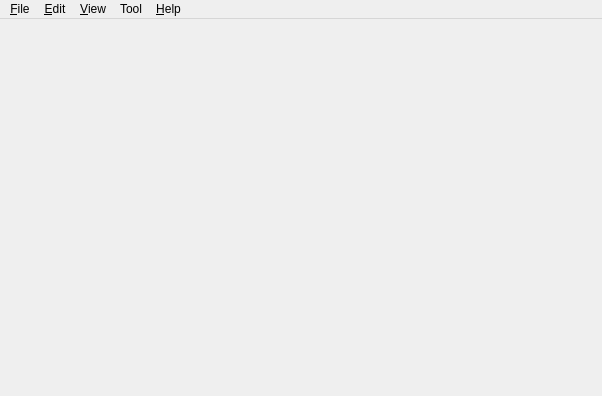
<?xml version="1.0" encoding="UTF-8"?>
<ui version="4.0">
 <class>QtGuiderClass</class>
 <widget class="QMainWindow" name="QtGuiderClass">
  <property name="geometry">
   <rect>
    <x>0</x>
    <y>0</y>
    <width>602</width>
    <height>396</height>
   </rect>
  </property>
  <property name="windowTitle">
   <string>QtGuider</string>
  </property>
  <widget class="QMenuBar" name="menuBar">
   <property name="geometry">
    <rect>
     <x>0</x>
     <y>0</y>
     <width>602</width>
     <height>23</height>
    </rect>
   </property>
   <widget class="QMenu" name="menuFile">
    <property name="title">
     <string>&amp;File</string>
    </property>
    <addaction name="actionFile_N"/>
    <addaction name="separator"/>
   </widget>
   <widget class="QMenu" name="menuEdit">
    <property name="title">
     <string>&amp;Edit</string>
    </property>
    <addaction name="actionEdit_Undo"/>
    <addaction name="actionEdit_Redo"/>
   </widget>
   <widget class="QMenu" name="menuHelp">
    <property name="title">
     <string>&amp;Help</string>
    </property>
    <addaction name="actionHelp_About"/>
   </widget>
   <widget class="QMenu" name="menuView">
    <property name="title">
     <string>&amp;View</string>
    </property>
    <addaction name="actionView_N"/>
    <addaction name="separator"/>
   </widget>
   <widget class="QMenu" name="menuTool">
    <property name="title">
     <string>Tool</string>
    </property>
    <addaction name="actionTool_N"/>
    <addaction name="separator"/>
   </widget>
   <addaction name="menuFile"/>
   <addaction name="menuEdit"/>
   <addaction name="menuView"/>
   <addaction name="menuTool"/>
   <addaction name="menuHelp"/>
  </widget>
  <action name="action_Open">
   <property name="text">
    <string>&amp;Open</string>
   </property>
   <property name="shortcut">
    <string>Ctrl+O</string>
   </property>
  </action>
  <action name="action_Save">
   <property name="text">
    <string>&amp;Save</string>
   </property>
  </action>
  <action name="action">
   <property name="text">
    <string>-</string>
   </property>
  </action>
  <action name="actionFile_Exit">
   <property name="text">
    <string>&amp;Exit</string>
   </property>
   <property name="shortcut">
    <string>Ctrl+Q</string>
   </property>
  </action>
  <action name="actionEdit_Undo">
   <property name="text">
    <string>&amp;Undo</string>
   </property>
   <property name="shortcut">
    <string>Ctrl+Z</string>
   </property>
  </action>
  <action name="actionEdit_Redo">
   <property name="text">
    <string>&amp;Redo</string>
   </property>
   <property name="shortcut">
    <string>Ctrl+R</string>
   </property>
  </action>
  <action name="actionHelp_About">
   <property name="text">
    <string>&amp;About</string>
   </property>
   <property name="shortcut">
    <string>Ctrl+A</string>
   </property>
  </action>
  <action name="actionView_N">
   <property name="text">
    <string>View_N</string>
   </property>
   <property name="shortcut">
    <string>Ctrl+S</string>
   </property>
  </action>
  <action name="action_View_0">
   <property name="text">
    <string>View-0</string>
   </property>
  </action>
  <action name="action_View_1">
   <property name="text">
    <string>View-1</string>
   </property>
  </action>
  <action name="action_View_2">
   <property name="text">
    <string>View-2</string>
   </property>
  </action>
  <action name="action_View_3">
   <property name="text">
    <string>View-3</string>
   </property>
  </action>
  <action name="action_View_4">
   <property name="text">
    <string>View-4</string>
   </property>
  </action>
  <action name="action_View_5">
   <property name="text">
    <string>View-5</string>
   </property>
  </action>
  <action name="actionTool_N">
   <property name="text">
    <string>Tool-N</string>
   </property>
  </action>
  <action name="actionFile_N">
   <property name="text">
    <string>File-N</string>
   </property>
  </action>
 </widget>
 <layoutdefault spacing="6" margin="11"/>
 <resources>
  <include location="qtguider.qrc"/>
 </resources>
 <connections/>
</ui>
